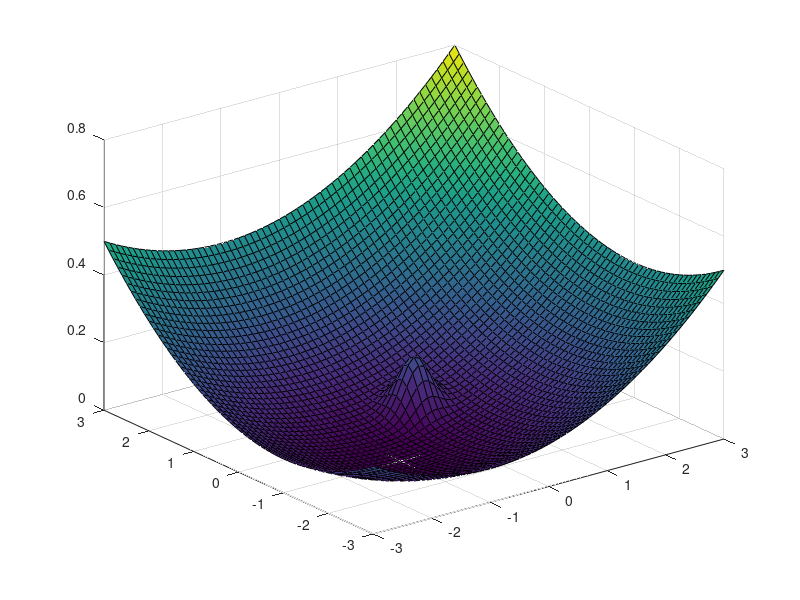

MATLAB code to generate this figure:
a = 0.05; %0.00551819
b = 0.15; %0.15
c = 0.1;
xx = [-3:0.1:3];
yy = [-3:0.1:3];
[x,y] = meshgrid(xx,yy);
z =(a/2).*((x+1).^2+(y+1).^2)+ b.*exp(-(1/c).*(x.^2+y.^2)); % -100*exp(-0.1.*((x-5).^2+(y-5).^2));
surf(x,y,z)
